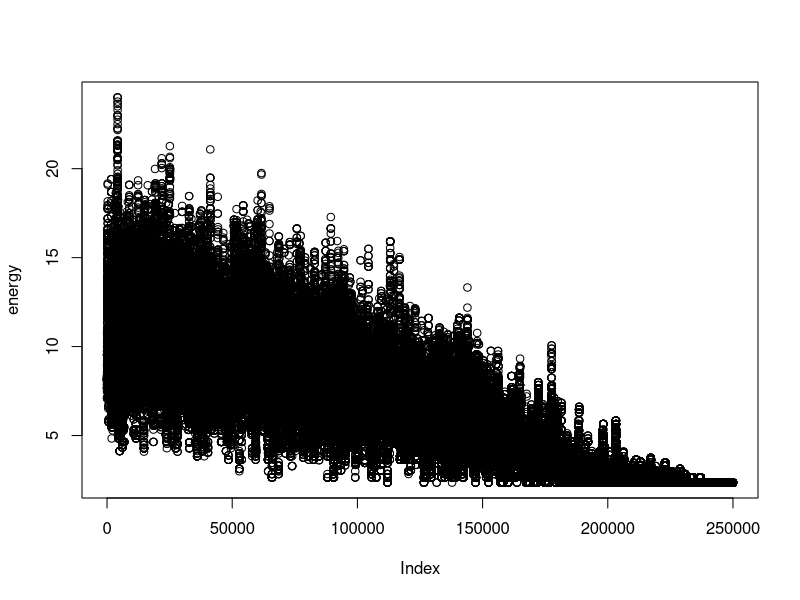
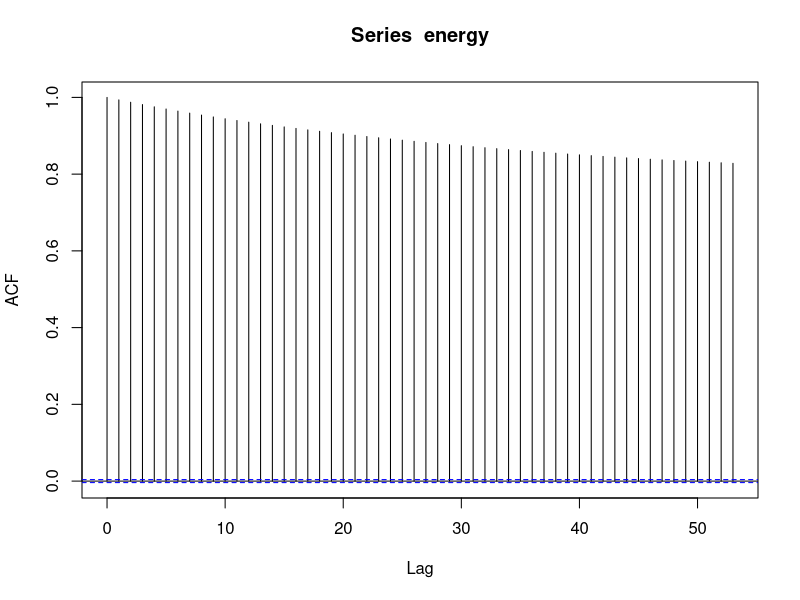

Source code (R) for these figures, in order:
##----------------------------------------------------------------------
## EVERYTHING YOU NEED TO CHANGE IS IN THIS SECTION OR THE FINAL SECTION

# Number of supervisors available
nsupervisors <- 3

# Number of non-supervisor employees
nemployees <- 8

# Number of days in the schedule
ndays <- 7

# TRUE/FALSE: does the schedule repeat? (so for example working
# last night into first morning is penalized)
periodic <- TRUE

# Number of staff present for each shift
# e.g., c(2, 3, 3) has three shifts with 2, 3, 3 people respectively
shiftstaffing <- c(2, 3)

# Penalties for violating each of our four constraints
# Penalty 1: Each shift without a supervisor present
# Penalty 2: Each instance of consecutive shifts for same person (including overnight)
# Penalty 3: Each instance of three days worked in a row
# Penalty 4: Weight for the stdev of each employee's shifts in the schedule
#            (trying to make everyone work similar amounts)
penalties <- c(1, 1, 1, 1)

# Number of iterations (if too small, might not be able to explore enough)
niter <- 250000

# The cooling schedule: what should the temperature be at step i out of n
coolingschedule <- function(i,n)
{
  # If you want greedy optimization, just fix some low temperature
  #return(1e-3)
  
  # Linear cooling schedule from 1 down to 0
  return(1 - (i/(n+1)))
  
  # Logarithmic cooling schedule (goes down really slowly,
  # choose constant to make sure the temp gets low enough)
  #return(0.02/log(1+(i+1)/n))
}

## END OF PARAMETER SECTION
##----------------------------------------------------------------------

# (Some things which are calculated automatically)
ntotal <- nsupervisors + nemployees
shiftindices <- c(1,cumsum(shiftstaffing)+1)

# Function to calculate the "energy" (total cost of violations)
get_energy <- function(x, penalties)
{
  energy <- 0
  for (i in 1:ndays)
  {
    for (j in 1:length(shiftstaffing))
    {
      # No supervisor present on the shift
      if (sum(x[shiftindices[j]:(shiftindices[j+1]-1),i]<=nsupervisors) == 0)
      {
        energy <- energy + penalties[1]
      }
      
      # Checking for consecutive shifts
      if (j < length(shiftstaffing)) # Next shift in same day
      {
        for (k in shiftindices[j]:(shiftindices[j+1]-1))
        {
          if (sum(x[shiftindices[j+1]:(shiftindices[j+2]-1),i]==x[k,i]) > 0)
          {
            energy <- energy + penalties[2]
          }
        }
      }
      else if(i < ndays) # If last shift of the day, following morning
      {
        for (k in shiftindices[j]:(shiftindices[j+1]-1))
        {
          if (sum(x[1:(shiftindices[2]-1),i+1]==x[k,i]) > 0)
          {
            energy <- energy + penalties[2]
          }
        }
      }
      else if(periodic) # If last shift of last day AND periodic, first morning
      {
        for (k in shiftindices[j]:(shiftindices[j+1]-1))
        {
          if (sum(x[1:(shiftindices[2]-1),1]==x[k,i]) > 0)
          {
            energy <- energy + penalties[2]
          }
        }
      }
    }
  }
  
  shifts <- rep(0, ntotal)
  # Count number of shifts for each worker
  # and check for 3 days in a row
  for (i in 1:ntotal)
  {
    inarow <- 0
    days <- colSums(x==i)
    beginstreakbool <- periodic
    beginstreak <- 0
    for (j in 1:ndays)
    {
      # The streak continues...
      if(days[j] > 0)
      {
        inarow <- inarow + 1
        if (beginstreakbool)
        {
          beginstreak <- beginstreak + 1
        }
        if (inarow == 3)
        {
          energy <- energy + penalties[3]
        }
      }
      else # The streak is over.
      {
        inarow <- 0
        beginstreakbool <- FALSE
      }
    }
    # If periodic and you begin and end the week with partial streaks,
    # check if they connect to give a full streak
    if (periodic && beginstreak < 3 && inarow < 3 && beginstreak + inarow >= 3)
    {
      energy <- energy + penalties[3]
    }
    shifts[i] <- sum(x==i)
  }
  
  # Penalize energy according to standard deviation among shifts of same worker type
  energy <- energy + penalties[4] * (sd(shifts[1:nsupervisors])+sd(shifts[(nsupervisors+1):ntotal]))
  return(energy)
}

# Initial point: put people into the schedule in numerical order each day
x <- matrix(rep(pmin(1:sum(shiftstaffing),ntotal),ndays), nrow = sum(shiftstaffing), ncol = ndays)

# Starting energy...
energy <- rep(0,niter)
energy[1] <- get_energy(x, penalties)

# Now do the Metropolis loop.
accepts <- 0
for (i in 2:niter)
{
  # Current temperature (from our cooling schedule)
  temperature <- coolingschedule(i,niter)
  
  # Choose a random shift and switch a worker
  prop <- x
  posx <- sample(1:sum(shiftstaffing),1)
  posy <- sample(1:ndays,1)
  prop[posx,posy] <- sample(1:ntotal,1)
  myblock <- min(which(shiftindices>posx))-1
  
  # If the new worker is already on that shift, try again
  while(sum(prop[shiftindices[myblock]:(shiftindices[myblock+1]-1),posy]==prop[posx,posy])>1)
  {
    prop[posx,posy] <- sample(1:ntotal,1)
  }
  
  # Calculate energy of new configuration
  new_energy <- get_energy(prop, penalties)
  
  # With the appropriate probability, accept and update state/energy
  if(runif(1) < exp((energy[i-1]-new_energy)/temperature))
  {
    energy[i] <- new_energy
    x <- prop
    accepts <- accepts + 1
  }
  else # otherwise, leave things as they stand.
  {
    energy[i] <- energy[i-1]
  }
}

##----------------------------------------------------------------------
## EVERYTHING YOU NEED TO CHANGE IS IN THIS SECTION OR THE FIRST SECTION

# Various things you might want to look at:

# Plotting the energy over time
plot(energy)

# What was the lowest energy? (Is this necessarily the energy of the final state?)
min(energy)

# Check out our final schedule
print(x)

# Autocorrelation function (not important here since we don't care about
# getting independent samples, we just care about the "final" sample)
acf(energy)

# Acceptance ratio
print(accepts / (niter - 1))

## END OF FINAL SECTION
##----------------------------------------------------------------------